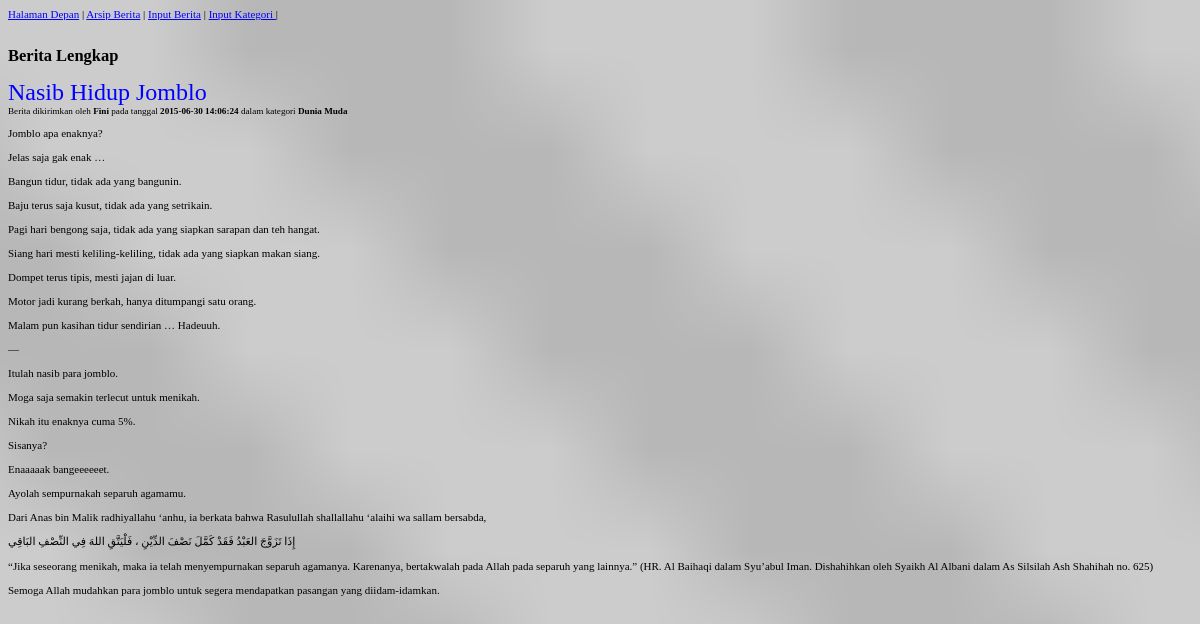
Page /berita_lengkap.php?id=9 on the committed database.
### tables this page shows
CREATE TABLE IF NOT EXISTS `berita` (
  `id_berita` int(5) NOT NULL AUTO_INCREMENT,
  `id_kategori` int(3) DEFAULT NULL,
  `judul` varchar(100) DEFAULT NULL,
  `headline` text,
  `isi` text,
  `pengirim` varchar(15) DEFAULT NULL,
  `tanggal` datetime DEFAULT NULL,
  PRIMARY KEY (`id_berita`)
);

CREATE TABLE IF NOT EXISTS `kategori` (
  `id_kategori` int(3) NOT NULL AUTO_INCREMENT,
  `nm_kategori` varchar(30) DEFAULT NULL,
  `deskripsi` varchar(200) DEFAULT NULL,
  PRIMARY KEY (`id_kategori`)
);

### berita_lengkap.php (the view, shortened to what this page needs)
<?php
if (isset($_GET['id'])) {
$id_berita = $_GET['id'];
} else {
die ("Error. No Id Selected! ");
}
?>
<html>
<head><title>Berita Lengkap</title>
<link rel="stylesheet" href="style.css">
</head>
<body bgcolor="#66FFFF">
<a href="index.php">Halaman Depan</a> |
<a href="arsip_berita.php">Arsip Berita</a> |
<a href="input_berita.php">Input Berita</a> |
<a href = "input_kategori.php">Input Kategori </a> |
<br><br>
<h2>Berita Lengkap</h2>
<?php
$query = "SELECT A.id_berita, B.nm_kategori, A.judul,
A.isi, A.pengirim, A.tanggal
FROM berita A, kategori B WHERE
A.id_kategori=B.id_kategori && A.id_berita='$id_berita'";
$sql = mysql_query ($query);
$hasil = mysql_fetch_array ($sql);
$kategori = stripslashes ($hasil['nm_kategori']);
$judul = stripslashes ($hasil['judul']);
$isi = nl2br(stripslashes ($hasil['isi']));
$pengirim = stripslashes ($hasil['pengirim']);
$tanggal = stripslashes ($hasil['tanggal']);
echo "<font size=5 color=blue>$judul</font><br>";
echo "<small>Berita dikirimkan oleh <b>$pengirim</b>
pada tanggal <b>$tanggal</b> dalam kategori
<b>$kategori</b></small>";
echo "<p>$isi</p>";
?>
</body>
</html>

### style.css (style rules this page uses)
body { font-family:verdana; font-size:11px; background-image: url("./img/stripe.png"); background-color: #cccccc; background-repeat: repeat; width: 100%; height: 100%; -webkit-background-size: cover; -moz-background-size: cover; -o-background-size: cover; background-size: cover; }
a { color:#0000ff; text-decoration:underline; }

### rows in the picture
berita: judul "Nasib Hidup Jomblo", pengirim "Fini", tanggal "2015-06-30 14:06:24", id_kategori.nm_kategori "Dunia Muda", isi "Jomblo apa enaknya? Jelas saja gak enak … Bangun tidur, tidak ada yang bangunin. Baju terus saja kusut, tidak ada yang setrikain. Pagi hari bengong saja, tidak ada yang siapkan sarapan dan teh hangat. Siang hari mesti keliling-keliling, tidak ada yang siapkan makan siang. Dompet terus tipis, mesti jajan di luar. Motor jadi kurang berkah, hanya ditumpangi satu orang. Malam pun kasihan tidur sendirian … Hadeuuh. — Itulah nasib para jomblo. Moga saja semakin terlecut untuk menikah. Nikah itu enaknya cuma 5%. Sisanya? Enaaaaak bangeeeeeet. Ayolah sempurnakah separuh agamamu. Dari Anas bin Malik radhiyallahu ‘anhu, ia berkata bahwa Rasulullah shallallahu ‘alaihi wa sallam bersabda, إِذَا…"
